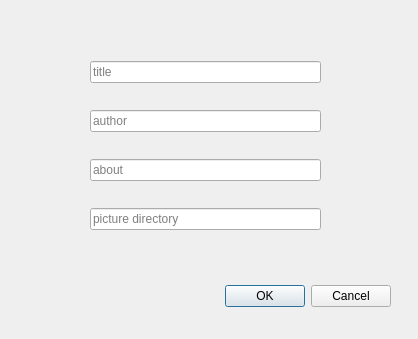
<?xml version="1.0" encoding="UTF-8"?>
<ui version="4.0">
 <class>Dialog_book_update</class>
 <widget class="QDialog" name="Dialog_book_update">
  <property name="geometry">
   <rect>
    <x>0</x>
    <y>0</y>
    <width>418</width>
    <height>339</height>
   </rect>
  </property>
  <property name="windowTitle">
   <string>Dialog</string>
  </property>
  <widget class="QDialogButtonBox" name="buttonBox">
   <property name="geometry">
    <rect>
     <x>50</x>
     <y>280</y>
     <width>341</width>
     <height>32</height>
    </rect>
   </property>
   <property name="orientation">
    <enum>Qt::Horizontal</enum>
   </property>
   <property name="standardButtons">
    <set>QDialogButtonBox::Cancel|QDialogButtonBox::Ok</set>
   </property>
  </widget>
  <widget class="QWidget" name="layoutWidget_5">
   <property name="geometry">
    <rect>
     <x>90</x>
     <y>40</y>
     <width>231</width>
     <height>211</height>
    </rect>
   </property>
   <layout class="QVBoxLayout" name="verticalLayout_5">
    <item>
     <widget class="QLineEdit" name="title_Edit_2">
      <property name="placeholderText">
       <string>title</string>
      </property>
     </widget>
    </item>
    <item>
     <widget class="QLineEdit" name="authorEdit_2">
      <property name="placeholderText">
       <string>author</string>
      </property>
     </widget>
    </item>
    <item>
     <widget class="QLineEdit" name="aboutEdit_2">
      <property name="placeholderText">
       <string>about</string>
      </property>
     </widget>
    </item>
    <item>
     <widget class="QLineEdit" name="picdirEdit_2">
      <property name="font">
       <font>
        <pointsize>9</pointsize>
       </font>
      </property>
      <property name="placeholderText">
       <string>picture directory</string>
      </property>
     </widget>
    </item>
   </layout>
  </widget>
 </widget>
 <resources/>
 <connections>
  <connection>
   <sender>buttonBox</sender>
   <signal>accepted()</signal>
   <receiver>Dialog_book_update</receiver>
   <slot>accept()</slot>
   <hints>
    <hint type="sourcelabel">
     <x>248</x>
     <y>254</y>
    </hint>
    <hint type="destinationlabel">
     <x>157</x>
     <y>274</y>
    </hint>
   </hints>
  </connection>
  <connection>
   <sender>buttonBox</sender>
   <signal>rejected()</signal>
   <receiver>Dialog_book_update</receiver>
   <slot>reject()</slot>
   <hints>
    <hint type="sourcelabel">
     <x>316</x>
     <y>260</y>
    </hint>
    <hint type="destinationlabel">
     <x>286</x>
     <y>274</y>
    </hint>
   </hints>
  </connection>
 </connections>
</ui>
